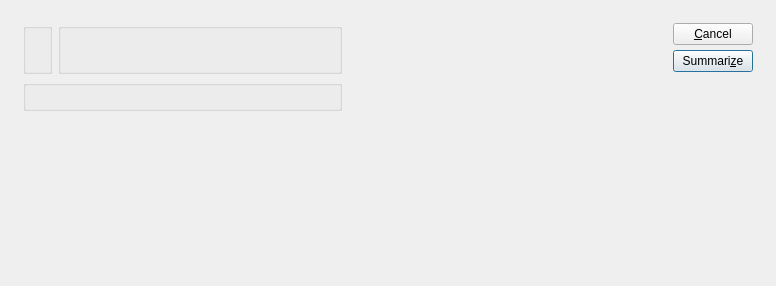
<?xml version="1.0" encoding="UTF-8"?>
<ui version="4.0">
 <comment>This file is part of the xTuple ERP: PostBooks Edition, a free and
open source Enterprise Resource Planning software suite,
Copyright (c) 1999-2018 by OpenMFG LLC, d/b/a xTuple.
It is licensed to you under the Common Public Attribution License
version 1.0, the full text of which (including xTuple-specific Exhibits)
is available at www.xtuple.com/CPAL.  By using this software, you agree
to be bound by its terms.</comment>
 <class>summarizeInvTransByClassCode</class>
 <widget class="QDialog" name="summarizeInvTransByClassCode">
  <property name="geometry">
   <rect>
    <x>0</x>
    <y>0</y>
    <width>776</width>
    <height>286</height>
   </rect>
  </property>
  <property name="windowTitle">
   <string>Summarize Inventory Transactions by Class Code</string>
  </property>
  <layout class="QGridLayout" name="gridLayout_3">
   <item row="0" column="0">
    <layout class="QHBoxLayout" name="horizontalLayout">
     <property name="spacing">
      <number>12</number>
     </property>
     <property name="margin">
      <number>12</number>
     </property>
     <item>
      <layout class="QVBoxLayout" name="verticalLayout">
       <item>
        <layout class="QGridLayout" name="gridLayout_2">
         <item row="0" column="0">
          <widget class="WarehouseGroup" name="_warehouse">
           <property name="title">
            <string/>
           </property>
           <property name="fixedSize">
            <bool>false</bool>
           </property>
          </widget>
         </item>
         <item row="0" column="1">
          <widget class="QGroupBox" name="_dateGroup">
           <property name="title">
            <string/>
           </property>
           <layout class="QGridLayout" name="gridLayout">
            <item row="0" column="0">
             <widget class="DateCluster" name="_dates"/>
            </item>
            <item row="0" column="1">
             <spacer name="Spacer9">
              <property name="orientation">
               <enum>Qt::Horizontal</enum>
              </property>
              <property name="sizeType">
               <enum>QSizePolicy::Expanding</enum>
              </property>
              <property name="sizeHint" stdset="0">
               <size>
                <width>36</width>
                <height>20</height>
               </size>
              </property>
             </spacer>
            </item>
           </layout>
          </widget>
         </item>
         <item row="1" column="0" colspan="2">
          <widget class="ParameterGroup" name="_classCode">
           <property name="title">
            <string/>
           </property>
           <property name="fixedSize">
            <bool>false</bool>
           </property>
          </widget>
         </item>
        </layout>
       </item>
       <item>
        <spacer name="verticalSpacer">
         <property name="orientation">
          <enum>Qt::Vertical</enum>
         </property>
         <property name="sizeHint" stdset="0">
          <size>
           <width>20</width>
           <height>0</height>
          </size>
         </property>
        </spacer>
       </item>
      </layout>
     </item>
     <item>
      <spacer name="horizontalSpacer">
       <property name="orientation">
        <enum>Qt::Horizontal</enum>
       </property>
       <property name="sizeHint" stdset="0">
        <size>
         <width>0</width>
         <height>20</height>
        </size>
       </property>
      </spacer>
     </item>
     <item>
      <layout class="QVBoxLayout">
       <property name="spacing">
        <number>5</number>
       </property>
       <item>
        <widget class="QPushButton" name="_close">
         <property name="text">
          <string>&amp;Cancel</string>
         </property>
        </widget>
       </item>
       <item>
        <widget class="QPushButton" name="_summarize">
         <property name="text">
          <string>Summari&amp;ze</string>
         </property>
         <property name="autoDefault">
          <bool>true</bool>
         </property>
         <property name="default">
          <bool>true</bool>
         </property>
        </widget>
       </item>
       <item>
        <spacer name="Spacer10">
         <property name="orientation">
          <enum>Qt::Vertical</enum>
         </property>
         <property name="sizeType">
          <enum>QSizePolicy::Expanding</enum>
         </property>
         <property name="sizeHint" stdset="0">
          <size>
           <width>20</width>
           <height>0</height>
          </size>
         </property>
        </spacer>
       </item>
      </layout>
     </item>
    </layout>
   </item>
  </layout>
 </widget>
 <layoutdefault spacing="6" margin="11"/>
 <customwidgets>
  <customwidget>
   <class>DateCluster</class>
   <extends>QWidget</extends>
   <header>datecluster.h</header>
   <container>1</container>
  </customwidget>
  <customwidget>
   <class>ParameterGroup</class>
   <extends>QGroupBox</extends>
   <header>parametergroup.h</header>
   <container>1</container>
  </customwidget>
  <customwidget>
   <class>WarehouseGroup</class>
   <extends>QGroupBox</extends>
   <header>warehousegroup.h</header>
   <container>1</container>
  </customwidget>
 </customwidgets>
 <tabstops>
  <tabstop>_warehouse</tabstop>
  <tabstop>_classCode</tabstop>
  <tabstop>_summarize</tabstop>
  <tabstop>_close</tabstop>
 </tabstops>
 <resources/>
 <connections>
  <connection>
   <sender>_close</sender>
   <signal>clicked()</signal>
   <receiver>summarizeInvTransByClassCode</receiver>
   <slot>reject()</slot>
   <hints>
    <hint type="sourcelabel">
     <x>20</x>
     <y>20</y>
    </hint>
    <hint type="destinationlabel">
     <x>20</x>
     <y>20</y>
    </hint>
   </hints>
  </connection>
 </connections>
</ui>
